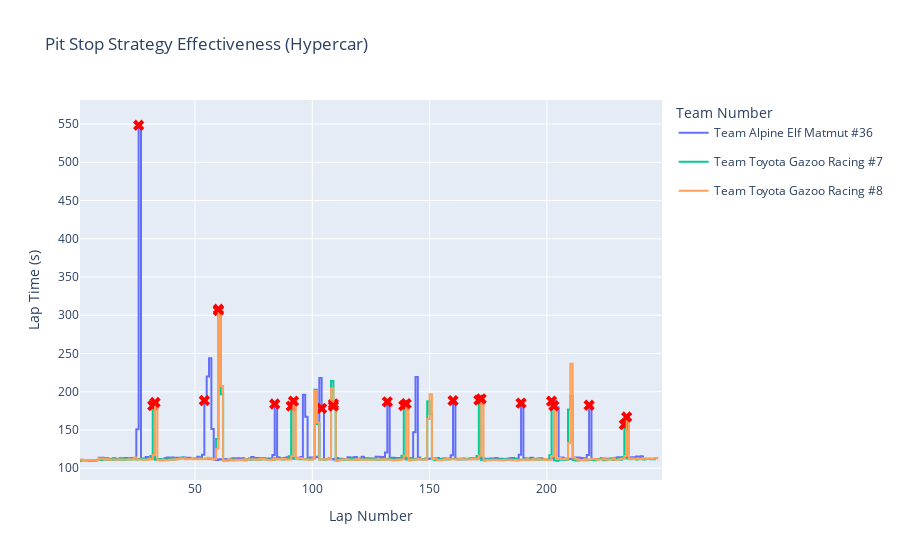

The notebook cell this image was saved under:
### Markdown cell above
## Pit Stop Strategy Effictiveness

### Code cell
import plotly.graph_objects as go

fig = go.Figure()

for team in Bahrain_8["team_no"].unique():
    team_df = Bahrain_8[Bahrain_8["team_no"] == team]

    fig.add_trace(go.Scatter(
        x=team_df["lap_number"],
        y=team_df["lap_time_s"],
        mode="lines",
        line=dict(shape="hv"),
        name=f"Team {team}",
        legendgroup=str(team),  
        showlegend=True
    ))

    pit_laps = team_df[team_df["pit_time_sec"].notna() & (team_df["pit_time_sec"] > 0)]
    fig.add_trace(go.Scatter(
        x=pit_laps["lap_number"],
        y=pit_laps["lap_time_s"],
        mode="markers",
        marker=dict(size=10, symbol="x", color="red"),
        name="Pit Stop",
        legendgroup=str(team),  
        showlegend=False        
    ))

fig.update_layout(
    title="Pit Stop Strategy Effectiveness (Hypercar)",
    xaxis_title="Lap Number",
    yaxis_title="Lap Time (s)",
    legend_title="Team Number"
)

fig.show()

### Figure 1 — Plotly figure (JSON) as saved in the notebook; plotly's stock layout.template omitted (floating-point values rounded to 4 significant figures; data arrays with more than 128 entries replaced by an {"elided": "..."} marker saying what was removed)
{"data": [{"legendgroup": "Alpine Elf Matmut #36", "line": {"shape": "hv"}, "mode": "lines", "name": "Team Alpine Elf Matmut #36", "showlegend": true, "type": "scatter", "x": {"elided": "241 int values"}, "y": {"elided": "241 float values"}}, {"legendgroup": "Alpine Elf Matmut #36", "marker": {"color": "red", "size": 10, "symbol": "x"}, "mode": "markers", "name": "Pit Stop", "showlegend": false, "type": "scatter", "x": [26, 54, 84, 104, 132, 160, 189, 218], "y": [548.4, 188.5, 183.9, 178.2, 186.8, 188.5, 185.1, 182.4]}, {"legendgroup": "Toyota Gazoo Racing #7", "line": {"shape": "hv"}, "mode": "lines", "name": "Team Toyota Gazoo Racing #7", "showlegend": true, "type": "scatter", "x": {"elided": "247 int values"}, "y": {"elided": "247 float values"}}, {"legendgroup": "Toyota Gazoo Racing #7", "marker": {"color": "red", "size": 10, "symbol": "x"}, "mode": "markers", "name": "Pit Stop", "showlegend": false, "type": "scatter", "x": [32, 60, 91, 109, 139, 171, 202, 233], "y": [181.8, 306.0, 181.1, 184.1, 181.8, 189.1, 187.8, 157.1]}, {"legendgroup": "Toyota Gazoo Racing #8", "line": {"shape": "hv"}, "mode": "lines", "name": "Team Toyota Gazoo Racing #8", "showlegend": true, "type": "scatter", "x": {"elided": "247 int values"}, "y": {"elided": "247 float values"}}, {"legendgroup": "Toyota Gazoo Racing #8", "marker": {"color": "red", "size": 10, "symbol": "x"}, "mode": "markers", "name": "Pit Stop", "showlegend": false, "type": "scatter", "x": [33, 60, 92, 109, 140, 172, 203, 234], "y": [185.9, 307.8, 187.7, 181.1, 184.4, 190.7, 181.6, 166.9]}], "layout": {"legend": {"title": {"text": "Team Number"}}, "title": {"text": "Pit Stop Strategy Effectiveness (Hypercar)"}, "xaxis": {"title": {"text": "Lap Number"}}, "yaxis": {"title": {"text": "Lap Time (s)"}}}}
